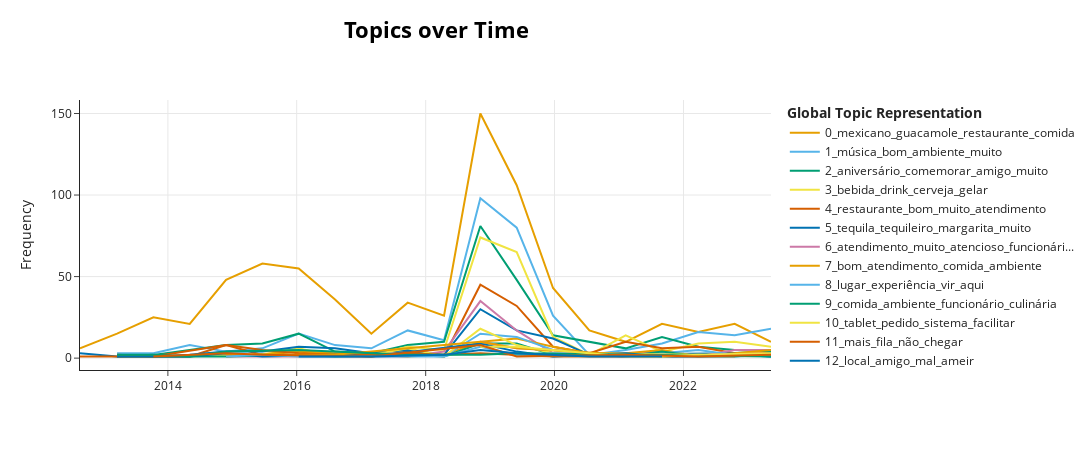

Source (notebook cell):
### Code cell
topic_model.visualize_topics_over_time(topics_over_time, top_n_topics=20)

### Figure 1 — Plotly figure (JSON) as saved in the notebook; plotly's stock layout.template omitted (floating-point values rounded to 4 significant figures)
{"data": [{"hoverinfo": "text", "hovertext": ["<b>Topic 0</b><br>Words: mexicano, restaurante, tocar, não, pecer", "<b>Topic 0</b><br>Words: mexicano, mais, restaurante, guacamole, já", "<b>Topic 0</b><br>Words: mexicano, restaurante, mais, guacamole, mariachi", "<b>Topic 0</b><br>Words: mexicano, comida, mais, guacamole, excelente", "<b>Topic 0</b><br>Words: mexicano, mais, restaurante, guacamole, comida", "<b>Topic 0</b><br>Words: mexicano, mais, guacamole, comida, restaurante", "<b>Topic 0</b><br>Words: mexicano, restaurante, mais, comida, bom", "<b>Topic 0</b><br>Words: mexicano, guacamole, restaurante, mais, comida", "<b>Topic 0</b><br>Words: mexicano, restaurante, comida, por, música", "<b>Topic 0</b><br>Words: mexicano, mais, guacamole, restaurante, ter", "<b>Topic 0</b><br>Words: mexicano, guacamole, restaurante, mais, comida", "<b>Topic 0</b><br>Words: mexicano, guacamole, comida, bom, restaurante", "<b>Topic 0</b><br>Words: mexicano, guacamole, comida, restaurante, bom", "<b>Topic 0</b><br>Words: mexicano, guacamole, bom, restaurante, comida", "<b>Topic 0</b><br>Words: mexicano, restaurante, comida, guacamole, mais", "<b>Topic 0</b><br>Words: mexicano, guacamole, maria, experiência, rio", "<b>Topic 0</b><br>Words: mexicano, guacamole, restaurante, bom, mariachi", "<b>Topic 0</b><br>Words: mexicano, guacamole, experiência, bem, atendimento", "<b>Topic 0</b><br>Words: mexicano, guacamole, bom, comida, restaurante", "<b>Topic 0</b><br>Words: mexicano, sabor, bem, cozinha, maravilhoso"], "marker": {"color": "#E69F00"}, "mode": "lines", "name": "0_mexicano_guacamole_restaurante_comida", "type": "scatter", "x": ["2012-08-20T21:10:04.800000", "2013-03-18T21:36:00", "2013-10-10T19:12:00", "2014-05-04T16:48:00", "2014-11-26T14:24:00", "2015-06-20T12:00:00", "2016-01-12T09:36:00", "2016-08-05T07:12:00", "2017-02-27T04:48:00", "2017-09-21T02:24:00", "2018-04-15T00:00:00", "2018-11-06T21:36:00", "2019-05-31T19:12:00", "2019-12-23T16:48:00", "2020-07-16T14:24:00", "2021-02-07T12:00:00", "2021-09-01T09:36:00", "2022-03-26T07:12:00", "2022-10-18T04:48:00", "2023-05-12T02:24:00"], "y": [6, 15, 25, 21, 48, 58, 55, 36, 15, 34, 26, 150, 106, 43, 17, 10, 21, 16, 21, 10]}, {"hoverinfo": "text", "hovertext": ["<b>Topic 1</b><br>Words: alcançar, música, publico, jovem, país", "<b>Topic 1</b><br>Words: musica, mesa, tequileiro, conseguir, hombr", "<b>Topic 1</b><br>Words: música, bom, vivo, muito, amigo", "<b>Topic 1</b><br>Words: música, restaurabte, performance, estiver, mariacho", "<b>Topic 1</b><br>Words: música, músico, local, animar, segundo", "<b>Topic 1</b><br>Words: música, musica, animar, cantor, muito", "<b>Topic 1</b><br>Words: música, trazir, músico, maravilhoso, bem", "<b>Topic 1</b><br>Words: música, bom, animar, despacito, atribuição", "<b>Topic 1</b><br>Words: música, ambiente, bom, animar, mesa", "<b>Topic 1</b><br>Words: música, ambiente, vasto, nota, musica", "<b>Topic 1</b><br>Words: música, bom, musica, ambiente, muito", "<b>Topic 1</b><br>Words: música, bom, ambiente, atendimento, agradável", "<b>Topic 1</b><br>Words: música, bom, vivo, muito, músico", "<b>Topic 1</b><br>Words: admirado, destrair, rotina, rsrs, música", "<b>Topic 1</b><br>Words: ambientemo, educadaaaaa, música, ameir, rolar", "<b>Topic 1</b><br>Words: música, conhecer, atendimento, bem, comida", "<b>Topic 1</b><br>Words: música, comer, muito, atencioso, bom", "<b>Topic 1</b><br>Words: música, atendimento, musica, vivo, bom", "<b>Topic 1</b><br>Words: música, ambiente, maravilhoso, muito, bom"], "marker": {"color": "#56B4E9"}, "mode": "lines", "name": "1_música_bom_ambiente_muito", "type": "scatter", "x": ["2013-03-18T21:36:00", "2013-10-10T19:12:00", "2014-05-04T16:48:00", "2014-11-26T14:24:00", "2015-06-20T12:00:00", "2016-01-12T09:36:00", "2016-08-05T07:12:00", "2017-02-27T04:48:00", "2017-09-21T02:24:00", "2018-04-15T00:00:00", "2018-11-06T21:36:00", "2019-05-31T19:12:00", "2019-12-23T16:48:00", "2020-07-16T14:24:00", "2021-02-07T12:00:00", "2021-09-01T09:36:00", "2022-03-26T07:12:00", "2022-10-18T04:48:00", "2023-05-12T02:24:00"], "y": [3, 3, 8, 4, 6, 15, 8, 6, 17, 11, 98, 80, 26, 2, 5, 9, 16, 14, 18]}, {"hoverinfo": "text", "hovertext": ["<b>Topic 2</b><br>Words: tequilero, acompanhar, cardapio, aniversario, variado", "<b>Topic 2</b><br>Words: aniversário, comemorar, finalização, março, mariacho", "<b>Topic 2</b><br>Words: aniversário, comemorar, aniversariante, chegar, reserva", "<b>Topic 2</b><br>Words: aniversário, comemorar, muito, pimenta, super", "<b>Topic 2</b><br>Words: aniversário, comemorar, mais, data, amigo", "<b>Topic 2</b><br>Words: aniversário, comemorar, lá, muito, amigo", "<b>Topic 2</b><br>Words: comemorar, aniversário, comemoração, reaponder, brindar", "<b>Topic 2</b><br>Words: aniversário, comemorar, amiga, conta, porém", "<b>Topic 2</b><br>Words: aniversário, comemorar, amigo, ontem, criança", "<b>Topic 2</b><br>Words: aniversário, comemorar, comemoração, aniversario, fazer", "<b>Topic 2</b><br>Words: aniversário, comemorar, amigo, muito, bom", "<b>Topic 2</b><br>Words: aniversário, comemorar, amigo, bom, lugar", "<b>Topic 2</b><br>Words: aniversário, comemorar, amiga, amigo, niver", "<b>Topic 2</b><br>Words: aniversário, comemorar, amniente, chave, irmã", "<b>Topic 2</b><br>Words: aniversário, comemorar, happy, lugar, amo", "<b>Topic 2</b><br>Words: aniversário, casamento, passar, comemorar, aqui", "<b>Topic 2</b><br>Words: aniversário, comemorar, rodrigo, lugar, gostamo", "<b>Topic 2</b><br>Words: aniversário, curtir, comemorar, conosco, recordação"], "marker": {"color": "#009E73"}, "mode": "lines", "name": "2_aniversário_comemorar_amigo_muito", "type": "scatter", "x": ["2013-03-18T21:36:00", "2013-10-10T19:12:00", "2014-05-04T16:48:00", "2014-11-26T14:24:00", "2015-06-20T12:00:00", "2016-01-12T09:36:00", "2016-08-05T07:12:00", "2017-02-27T04:48:00", "2017-09-21T02:24:00", "2018-04-15T00:00:00", "2018-11-06T21:36:00", "2019-05-31T19:12:00", "2019-12-23T16:48:00", "2021-02-07T12:00:00", "2021-09-01T09:36:00", "2022-03-26T07:12:00", "2022-10-18T04:48:00", "2023-05-12T02:24:00"], "y": [1, 2, 5, 8, 9, 15, 4, 3, 8, 10, 81, 48, 14, 6, 13, 7, 5, 4]}, {"hoverinfo": "text", "hovertext": ["<b>Topic 3</b><br>Words: personalisar, decorado, apresentação, muito, noite", "<b>Topic 3</b><br>Words: jovem, baixo, carta, petisco, gente", "<b>Topic 3</b><br>Words: entillar, chalupar, acompanhamento, cobr, ja", "<b>Topic 3</b><br>Words: ponto, bebida, comercial, crítico, cadeirante", "<b>Topic 3</b><br>Words: drink, bebida, bem, sorrir, finalizar", "<b>Topic 3</b><br>Words: morrer, pespecial, maritaca, saudade, genro", "<b>Topic 3</b><br>Words: porta, hour, happy, apesar, garantir", "<b>Topic 3</b><br>Words: bebida, cerveja, drink, gelar, ambiente", "<b>Topic 3</b><br>Words: bebida, afastar, junina, observar, arejar", "<b>Topic 3</b><br>Words: bebida, drink, gelar, cerveja, comer", "<b>Topic 3</b><br>Words: bebida, gelar, cerveja, atendimento, drink", "<b>Topic 3</b><br>Words: bebida, comer, noite, bem, muito", "<b>Topic 3</b><br>Words: drink, futebol, recomento, atmosfera, hour", "<b>Topic 3</b><br>Words: cerveja, drink, bebida, muito, atendimento", "<b>Topic 3</b><br>Words: drink, estivermos, taoer, apaixonante, um", "<b>Topic 3</b><br>Words: bebida, drink, top, bom, atendimento", "<b>Topic 3</b><br>Words: bebida, drink, atendente, noite, bom", "<b>Topic 3</b><br>Words: bebida, dedicação, drink, otimo, atender"], "marker": {"color": "#F0E442"}, "mode": "lines", "name": "3_bebida_drink_cerveja_gelar", "type": "scatter", "x": ["2013-10-10T19:12:00", "2014-05-04T16:48:00", "2014-11-26T14:24:00", "2015-06-20T12:00:00", "2016-01-12T09:36:00", "2016-08-05T07:12:00", "2017-02-27T04:48:00", "2017-09-21T02:24:00", "2018-04-15T00:00:00", "2018-11-06T21:36:00", "2019-05-31T19:12:00", "2019-12-23T16:48:00", "2020-07-16T14:24:00", "2021-02-07T12:00:00", "2021-09-01T09:36:00", "2022-03-26T07:12:00", "2022-10-18T04:48:00", "2023-05-12T02:24:00"], "y": [1, 1, 2, 2, 6, 1, 2, 7, 5, 74, 65, 13, 2, 14, 4, 9, 10, 7]}, {"hoverinfo": "text", "hovertext": ["<b>Topic 4</b><br>Words: restaurante, chão, barata, ida, fria", "<b>Topic 4</b><br>Words: conferir, valer, bacano, também, restaurante", "<b>Topic 4</b><br>Words: compensa, acima, expectativa, quanto, casal", "<b>Topic 4</b><br>Words: restaurante, filial, querer, mais, bom", "<b>Topic 4</b><br>Words: restaurante, reino, exagerado, seca, restante", "<b>Topic 4</b><br>Words: restaurante, levar, primeiro, debochar, conhecimento", "<b>Topic 4</b><br>Words: envolver, restaurante, receber, quanto, entretenimento", "<b>Topic 4</b><br>Words: errar, unidade, animado, jardim, botânico", "<b>Topic 4</b><br>Words: restaurante, ficar, parado, localidade, assustar", "<b>Topic 4</b><br>Words: disponibilizar, foto, localizar, bonito, ameir", "<b>Topic 4</b><br>Words: restaurante, bom, recomendar, muito, excelente", "<b>Topic 4</b><br>Words: restaurante, atendimento, bom, muito, comida", "<b>Topic 4</b><br>Words: restaurante, andrér, tequuleiro, costumo, exerceste", "<b>Topic 4</b><br>Words: restaurante, oleosa, obcar, quesadillas, date", "<b>Topic 4</b><br>Words: restaurante, muito, maria, espetacular, educar", "<b>Topic 4</b><br>Words: restaurante, além, experiência, muito, surpreendir", "<b>Topic 4</b><br>Words: restaurante, sempre, atendimento, importar, saborosíssimo", "<b>Topic 4</b><br>Words: kayhan, organizadooo, joinville, comidaaaaa, restaurante", "<b>Topic 4</b><br>Words: gostsa, divulgar, restaurante, futuro, vibe"], "marker": {"color": "#D55E00"}, "mode": "lines", "name": "4_restaurante_bom_muito_atendimento", "type": "scatter", "x": ["2013-03-18T21:36:00", "2013-10-10T19:12:00", "2014-05-04T16:48:00", "2014-11-26T14:24:00", "2015-06-20T12:00:00", "2016-01-12T09:36:00", "2016-08-05T07:12:00", "2017-02-27T04:48:00", "2017-09-21T02:24:00", "2018-04-15T00:00:00", "2018-11-06T21:36:00", "2019-05-31T19:12:00", "2019-12-23T16:48:00", "2020-07-16T14:24:00", "2021-02-07T12:00:00", "2021-09-01T09:36:00", "2022-03-26T07:12:00", "2022-10-18T04:48:00", "2023-05-12T02:24:00"], "y": [2, 1, 1, 8, 2, 4, 2, 1, 4, 1, 45, 32, 7, 3, 10, 6, 7, 3, 3]}, {"hoverinfo": "text", "hovertext": ["<b>Topic 5</b><br>Words: tequila, tequileiro, noite, reforçar, duro", "<b>Topic 5</b><br>Words: pês, shots, tequila, quanto, contar", "<b>Topic 5</b><br>Words: perceber, feito, cuidado, quando, alegre", "<b>Topic 5</b><br>Words: tequila, retirada, intransigente, autorizar, omissar", "<b>Topic 5</b><br>Words: tequila, margarita, cantanr, carde, visitarer", "<b>Topic 5</b><br>Words: tequila, real, oferecer, macarreno, base", "<b>Topic 5</b><br>Words: tequila, tequileiro, mariachi, bem, preparar", "<b>Topic 5</b><br>Words: tequila, tequileiro, super, divertido, margarita", "<b>Topic 5</b><br>Words: tequila, tontiante, tranquilidade, louco, papo", "<b>Topic 5</b><br>Words: tequila, oferecer, mal, média, tequileiro", "<b>Topic 5</b><br>Words: ider, tequileiro, original, engraçado, gastronomia", "<b>Topic 5</b><br>Words: tequila, tequileiro, margarita, muito, divertido", "<b>Topic 5</b><br>Words: tequila, tequileiro, ri, margarita, muito", "<b>Topic 5</b><br>Words: tequila, brabo, trapo, tequileiro, dar", "<b>Topic 5</b><br>Words: pesar, chapo, camarones, queadilla, manga", "<b>Topic 5</b><br>Words: floripa, tequila, lúcia, melgir, cavalheiro", "<b>Topic 5</b><br>Words: madruga, superb, sr, esplêndido, sensacional"], "marker": {"color": "#0072B2"}, "mode": "lines", "name": "5_tequila_tequileiro_margarita_muito", "type": "scatter", "x": ["2012-08-20T21:10:04.800000", "2013-03-18T21:36:00", "2013-10-10T19:12:00", "2014-05-04T16:48:00", "2014-11-26T14:24:00", "2015-06-20T12:00:00", "2016-01-12T09:36:00", "2016-08-05T07:12:00", "2017-02-27T04:48:00", "2017-09-21T02:24:00", "2018-04-15T00:00:00", "2018-11-06T21:36:00", "2019-05-31T19:12:00", "2019-12-23T16:48:00", "2020-07-16T14:24:00", "2022-10-18T04:48:00", "2023-05-12T02:24:00"], "y": [3, 1, 1, 2, 4, 4, 7, 6, 3, 5, 2, 30, 17, 12, 2, 3, 1]}, {"hoverinfo": "text", "hovertext": ["<b>Topic 6</b><br>Words: juntar, execelente, decorar, perfeito, preço", "<b>Topic 6</b><br>Words: sumida, perdir, melhorar, precisar, meio", "<b>Topic 6</b><br>Words: enter, regular, avaliação, prometer, cordial", "<b>Topic 6</b><br>Words: acomir, voltarei, certeza, adorar, vez", "<b>Topic 6</b><br>Words: parei, poa, espaçoso, convidar, diversidade", "<b>Topic 6</b><br>Words: atendimento, muito, atencioso, excelente, maravilhoso", "<b>Topic 6</b><br>Words: atencioso, funcionário, atendimento, muito, super", "<b>Topic 6</b><br>Words: animadas, apeno, arrepender, legal, bola", "<b>Topic 6</b><br>Words: ever, restaurente, los, voltarar, prestativo", "<b>Topic 6</b><br>Words: adequar, valer, atendimento, proposta, imperdível", "<b>Topic 6</b><br>Words: organizar, pessoal, educar, bonito, rápido", "<b>Topic 6</b><br>Words: legal, serio, uau, poxar, diego", "<b>Topic 6</b><br>Words: matheu, voltaremos, opções, com, atender"], "marker": {"color": "#CC79A7"}, "mode": "lines", "name": "6_atendimento_muito_atencioso_funcionári...", "type": "scatter", "x": ["2014-11-26T14:24:00", "2016-08-05T07:12:00", "2017-02-27T04:48:00", "2017-09-21T02:24:00", "2018-04-15T00:00:00", "2018-11-06T21:36:00", "2019-05-31T19:12:00", "2019-12-23T16:48:00", "2021-02-07T12:00:00", "2021-09-01T09:36:00", "2022-03-26T07:12:00", "2022-10-18T04:48:00", "2023-05-12T02:24:00"], "y": [1, 1, 1, 1, 4, 35, 17, 3, 2, 4, 1, 5, 5]}, {"hoverinfo": "text", "hovertext": ["<b>Topic 7</b><br>Words: sugiro, horário, razoável, variedade, demorar", "<b>Topic 7</b><br>Words: bom, achar, naoer, animo, 30", "<b>Topic 7</b><br>Words: cima, erar, falho, sofrível, atendimento", "<b>Topic 7</b><br>Words: tratamento, absolutamente, confortável, reclamar, estabelecimento", "<b>Topic 7</b><br>Words: mto, porção, farta, maioria, conhecer", "<b>Topic 7</b><br>Words: bom, atendimento, muito, ambiente, comer", "<b>Topic 7</b><br>Words: bom, atendimento, ambiente, comer, muito", "<b>Topic 7</b><br>Words: recomendo, agradável, atendimento, bom, propício", "<b>Topic 7</b><br>Words: adepto, regra, seguro, novo, convivio", "<b>Topic 7</b><br>Words: alisom, ameir, volto, quente, bom", "<b>Topic 7</b><br>Words: atendente, instalação, leo, atendimento, ever", "<b>Topic 7</b><br>Words: picles, levemente, picante, experimentar, comer", "<b>Topic 7</b><br>Words: excelente, impecável, colaboradora, atendimento, gerência"], "marker": {"color": "#E69F00"}, "mode": "lines", "name": "7_bom_atendimento_comida_ambiente", "type": "scatter", "x": ["2014-11-26T14:24:00", "2016-01-12T09:36:00", "2016-08-05T07:12:00", "2017-09-21T02:24:00", "2018-04-15T00:00:00", "2018-11-06T21:36:00", "2019-05-31T19:12:00", "2019-12-23T16:48:00", "2020-07-16T14:24:00", "2021-02-07T12:00:00", "2021-09-01T09:36:00", "2022-03-26T07:12:00", "2023-05-12T02:24:00"], "y": [1, 4, 3, 1, 2, 10, 12, 7, 3, 3, 5, 1, 5]}, {"hoverinfo": "text", "hovertext": ["<b>Topic 8</b><br>Words: unimed, adorei, top, amiga, demais", "<b>Topic 8</b><br>Words: lugar, experiência, incrível, mto, aqui", "<b>Topic 8</b><br>Words: lugar, vir, incrível, muito, experiência", "<b>Topic 8</b><br>Words: experiência, vir, lugar, aqui, fun", "<b>Topic 8</b><br>Words: resenhar, beleza, novamente, possível, breve", "<b>Topic 8</b><br>Words: amizade, peço, imaginar, madrinha, solteira", "<b>Topic 8</b><br>Words: muitooooooo, legal, tir, ânimo, zona", "<b>Topic 8</b><br>Words: socializar, alegria, som, atração, parte"], "marker": {"color": "#56B4E9"}, "mode": "lines", "name": "8_lugar_experiência_vir_aqui", "type": "scatter", "x": ["2018-04-15T00:00:00", "2018-11-06T21:36:00", "2019-05-31T19:12:00", "2019-12-23T16:48:00", "2021-02-07T12:00:00", "2022-03-26T07:12:00", "2022-10-18T04:48:00", "2023-05-12T02:24:00"], "y": [1, 15, 13, 5, 1, 5, 2, 1]}, {"hoverinfo": "text", "hovertext": ["<b>Topic 9</b><br>Words: rolar, ida, duvida, turma, colorir", "<b>Topic 9</b><br>Words: oscilação, famoso, massa, razoável, variar", "<b>Topic 9</b><br>Words: sandro, fazer, energia, destaque, especial", "<b>Topic 9</b><br>Words: diferenciar, pouco, animar, alto, só", "<b>Topic 9</b><br>Words: cobrar, final, caro, conta, artístico", "<b>Topic 9</b><br>Words: ornamentar, descontraido, salgado, profissional, reclamar", "<b>Topic 9</b><br>Words: saída, limpo, caro, prestativo, entrada", "<b>Topic 9</b><br>Words: contagiante, alegria, comida, ambiente, culinária", "<b>Topic 9</b><br>Words: comida, ambiente, sempre, demorar, serie", "<b>Topic 9</b><br>Words: boníssimo, avaliar, companhia, divertidíssimo, mundo", "<b>Topic 9</b><br>Words: ameeeir, jus, combinar, colorir, temática", "<b>Topic 9</b><br>Words: carismático, fora, parabéns, funcionário, agradável", "<b>Topic 9</b><br>Words: entregar, comida, artístico, experienciar, quão", "<b>Topic 9</b><br>Words: quesito, feliz, rápido, chegar, atencioso", "<b>Topic 9</b><br>Words: eficaz, rapir, solícito, decorado, educar", "<b>Topic 9</b><br>Words: ademal, mt, confortável, super, mundo"], "marker": {"color": "#009E73"}, "mode": "lines", "name": "9_comida_ambiente_funcionário_culinária", "type": "scatter", "x": ["2013-03-18T21:36:00", "2013-10-10T19:12:00", "2014-11-26T14:24:00", "2016-01-12T09:36:00", "2016-08-05T07:12:00", "2017-09-21T02:24:00", "2018-04-15T00:00:00", "2018-11-06T21:36:00", "2019-05-31T19:12:00", "2019-12-23T16:48:00", "2020-07-16T14:24:00", "2021-02-07T12:00:00", "2021-09-01T09:36:00", "2022-03-26T07:12:00", "2022-10-18T04:48:00", "2023-05-12T02:24:00"], "y": [1, 1, 1, 2, 1, 2, 1, 9, 9, 2, 2, 1, 4, 1, 1, 3]}, {"hoverinfo": "text", "hovertext": ["<b>Topic 10</b><br>Words: pedido, tablet, lançar, dosar, esclarecer", "<b>Topic 10</b><br>Words: tablet, pedido, através, sistema, conseguir", "<b>Topic 10</b><br>Words: servićo, tablet, sistema, diferenciar, decoração", "<b>Topic 10</b><br>Words: tablet, pedido, sistema, fazer, digital", "<b>Topic 10</b><br>Words: tablet, pedido, solicitação, através, sistema", "<b>Topic 10</b><br>Words: tablet, pedido, facilitar, imediato, terminar", "<b>Topic 10</b><br>Words: tablet, lindoooo, imagem, descrição, pedido", "<b>Topic 10</b><br>Words: fartar, digital, eficiente, rápido, experiência"], "marker": {"color": "#F0E442"}, "mode": "lines", "name": "10_tablet_pedido_sistema_facilitar", "type": "scatter", "x": ["2017-02-27T04:48:00", "2017-09-21T02:24:00", "2018-04-15T00:00:00", "2018-11-06T21:36:00", "2019-05-31T19:12:00", "2019-12-23T16:48:00", "2022-03-26T07:12:00", "2022-10-18T04:48:00"], "y": [2, 6, 1, 18, 8, 3, 2, 1]}, {"hoverinfo": "text", "hovertext": ["<b>Topic 11</b><br>Words: entrar, escolhido, despreparar, previsão, avisar", "<b>Topic 11</b><br>Words: política, moral, recusa, refleter, reparação", "<b>Topic 11</b><br>Words: objetivo, perder, espera, hora, fila", "<b>Topic 11</b><br>Words: cream, sour, péssimo, mais, garçom", "<b>Topic 11</b><br>Words: cancelar, não, depois, fria, mal", "<b>Topic 11</b><br>Words: fila, segurança, começar, entrar, sábado", "<b>Topic 11</b><br>Words: péssimo, tivemo, atender, sequer, chegar", "<b>Topic 11</b><br>Words: minuto, esfriar, comunicado, demorer, depósito", "<b>Topic 11</b><br>Words: minuto, fila, esperar, mais, taco", "<b>Topic 11</b><br>Words: servir, perda, reposar, adiantar, conseguíar", "<b>Topic 11</b><br>Words: seríar, chamá, ampliar, verbalmente, alocar", "<b>Topic 11</b><br>Words: confusão, enganar, salvar, tiver, aguardar", "<b>Topic 11</b><br>Words: funcionária, retificar, caixa, erro, horário", "<b>Topic 11</b><br>Words: servir, determinado, tiver, demos, avisar"], "marker": {"color": "#D55E00"}, "mode": "lines", "name": "11_mais_fila_não_chegar", "type": "scatter", "x": ["2012-08-20T21:10:04.800000", "2013-03-18T21:36:00", "2013-10-10T19:12:00", "2014-11-26T14:24:00", "2015-06-20T12:00:00", "2016-01-12T09:36:00", "2016-08-05T07:12:00", "2017-02-27T04:48:00", "2017-09-21T02:24:00", "2018-04-15T00:00:00", "2018-11-06T21:36:00", "2019-12-23T16:48:00", "2021-02-07T12:00:00", "2022-10-18T04:48:00"], "y": [1, 1, 1, 8, 5, 3, 2, 2, 3, 2, 3, 1, 1, 1]}, {"hoverinfo": "text", "hovertext": ["<b>Topic 12</b><br>Words: graça, rodar, filial, meso, delícia", "<b>Topic 12</b><br>Words: tudoooo, avaliar, preferido, esquecer, marido", "<b>Topic 12</b><br>Words: maio, mes, trabalho, conversar, comido", "<b>Topic 12</b><br>Words: lotado, hrs, numero, desencontro, cliente", "<b>Topic 12</b><br>Words: resumar, checkin, lentidão, chameir, tentativa", "<b>Topic 12</b><br>Words: péssimo, mariatés, levantar, balcão, preciso", "<b>Topic 12</b><br>Words: hahahaha, alexandro, esplêndir, cris, arnaldo", "<b>Topic 12</b><br>Words: lover, vitor, show, casa, local", "<b>Topic 12</b><br>Words: supimpa, bagulho, aq, mexmo, mechico", "<b>Topic 12</b><br>Words: saudação, limpar, requintar, ambientar, torno", "<b>Topic 12</b><br>Words: ilumivao, cr, pica, lugarzinho, eh", "<b>Topic 12</b><br>Words: surreal, grupo, junto, cantor, parabéns", "<b>Topic 12</b><br>Words: saber, crl, gringa, receba, tropar", "<b>Topic 12</b><br>Words: matheu, andar, local, atendir, notar", "<b>Topic 12</b><br>Words: ameir, local, amigo, mal, atendimento"], "marker": {"color": "#0072B2"}, "mode": "lines", "name": "12_local_amigo_mal_ameir", "type": "scatter", "x": ["2013-03-18T21:36:00", "2013-10-10T19:12:00", "2014-05-04T16:48:00", "2014-11-26T14:24:00", "2015-06-20T12:00:00", "2016-08-05T07:12:00", "2017-02-27T04:48:00", "2018-11-06T21:36:00", "2019-05-31T19:12:00", "2019-12-23T16:48:00", "2021-02-07T12:00:00", "2021-09-01T09:36:00", "2022-03-26T07:12:00", "2022-10-18T04:48:00", "2023-05-12T02:24:00"], "y": [1, 1, 1, 3, 1, 2, 1, 9, 4, 1, 3, 1, 1, 2, 1]}, {"hoverinfo": "text", "hovertext": ["<b>Topic 13</b><br>Words: amigo, família, lugar, familia, familiar", "<b>Topic 13</b><br>Words: amigo, família, ir, familiar, lugar", "<b>Topic 13</b><br>Words: amigo, família, gostar, esqueçar, muito", "<b>Topic 13</b><br>Words: determinar, duplo, inclusive, horário, dose", "<b>Topic 13</b><br>Words: breno, ir, amigo, familia, limpo"], "marker": {"color": "#CC79A7"}, "mode": "lines", "name": "13_amigo_família_lugar_ir", "type": "scatter", "x": ["2018-11-06T21:36:00", "2019-05-31T19:12:00", "2019-12-23T16:48:00", "2021-02-07T12:00:00", "2023-05-12T02:24:00"], "y": [10, 6, 5, 1, 2]}, {"hoverinfo": "text", "hovertext": ["<b>Topic 14</b><br>Words: rapidinho, reunir, divertido, bom, realmente", "<b>Topic 14</b><br>Words: ir, diferencial, divertido, amigo, familiar", "<b>Topic 14</b><br>Words: reunir, divertido, amigo, comer, local", "<b>Topic 14</b><br>Words: super, amigo, comer, familiar, divertido", "<b>Topic 14</b><br>Words: compartilharmos, gostamo, momento, saber, agradável", "<b>Topic 14</b><br>Words: lindo, espaço, adorar, também, experiência"], "marker": {"color": "#E69F00"}, "mode": "lines", "name": "14_divertido_reunir_amigo_comer", "type": "scatter", "x": ["2014-11-26T14:24:00", "2016-08-05T07:12:00", "2018-11-06T21:36:00", "2019-05-31T19:12:00", "2021-02-07T12:00:00", "2022-10-18T04:48:00"], "y": [2, 2, 10, 6, 2, 1]}, {"hoverinfo": "text", "hovertext": ["<b>Topic 15</b><br>Words: família, justo, gostoso, recomendar, preço", "<b>Topic 15</b><br>Words: familiar, família, namorado, jantar, boo", "<b>Topic 15</b><br>Words: venda, coletivo, ajudar, acessível, familiar", "<b>Topic 15</b><br>Words: familia, sair, recomendo, amigo, excelente", "<b>Topic 15</b><br>Words: ocasiáo, date, difícil, escolher, guaca", "<b>Topic 15</b><br>Words: excepcional, familiar, recomendo, deixar, conhecer", "<b>Topic 15</b><br>Words: família, familiar, ambiente, atendimento, merecedor", "<b>Topic 15</b><br>Words: despojar, curtar, familiar, família, totalmente", "<b>Topic 15</b><br>Words: atraçoe, necessário, alimentação, felicidade, família", "<b>Topic 15</b><br>Words: cada, jantar, amo, família, visita", "<b>Topic 15</b><br>Words: família, comemorar, recomendar, amigo, bom", "<b>Topic 15</b><br>Words: família, emerson, lucia, rotina, destaque"], "marker": {"color": "#56B4E9"}, "mode": "lines", "name": "15_família_familiar_ambiente_atendimento", "type": "scatter", "x": ["2014-11-26T14:24:00", "2015-06-20T12:00:00", "2016-01-12T09:36:00", "2016-08-05T07:12:00", "2017-02-27T04:48:00", "2018-04-15T00:00:00", "2018-11-06T21:36:00", "2019-05-31T19:12:00", "2019-12-23T16:48:00", "2022-03-26T07:12:00", "2022-10-18T04:48:00", "2023-05-12T02:24:00"], "y": [1, 2, 1, 1, 1, 1, 7, 2, 3, 1, 1, 2]}, {"hoverinfo": "text", "hovertext": ["<b>Topic 16</b><br>Words: real, animacao, mariachi, caracterizado, costumar", "<b>Topic 16</b><br>Words: gostosíssimo, afinação, encaixar, impacto, harmônico", "<b>Topic 16</b><br>Words: obter, interminável, problema, fila, decorar", "<b>Topic 16</b><br>Words: solteira, despedida, circular, restaurante, mais", "<b>Topic 16</b><br>Words: restaurante, mariachi, surpreender, bem, possuir", "<b>Topic 16</b><br>Words: caríssimo, método, corona, sao, normal", "<b>Topic 16</b><br>Words: diferencial, espetacularmente, taverna, aparecer, transportar", "<b>Topic 16</b><br>Words: quesadilla, fechamos, congresso, ortodontia, jalapeño", "<b>Topic 16</b><br>Words: cool, uva, suco, vazio, estar"], "marker": {"color": "#009E73"}, "mode": "lines", "name": "16_restaurante_mariachi_mais_animar", "type": "scatter", "x": ["2013-03-18T21:36:00", "2013-10-10T19:12:00", "2014-05-04T16:48:00", "2014-11-26T14:24:00", "2016-01-12T09:36:00", "2017-09-21T02:24:00", "2018-11-06T21:36:00", "2019-05-31T19:12:00", "2023-05-12T02:24:00"], "y": [2, 2, 1, 4, 5, 2, 2, 3, 1]}, {"hoverinfo": "text", "hovertext": ["<b>Topic 17</b><br>Words: voltarei, certeza, voltaremos, sempre, amanda", "<b>Topic 17</b><br>Words: voltarei, voltar, novo, certeza, vir", "<b>Topic 17</b><br>Words: sobremês, receber, voltarei, certeza, familiar", "<b>Topic 17</b><br>Words: segunda, delícia, comido, rodízio, ainda", "<b>Topic 17</b><br>Words: voltarei, brasília, certeza, becker, atendir", "<b>Topic 17</b><br>Words: certeza, voltarei, matar, victor, saudade"], "marker": {"color": "#F0E442"}, "mode": "lines", "name": "17_voltarei_certeza_voltar_voltaremos", "type": "scatter", "x": ["2018-11-06T21:36:00", "2019-05-31T19:12:00", "2021-02-07T12:00:00", "2021-09-01T09:36:00", "2022-03-26T07:12:00", "2023-05-12T02:24:00"], "y": [7, 7, 1, 1, 2, 3]}, {"hoverinfo": "text", "hovertext": ["<b>Topic 18</b><br>Words: decoraçãor, chegueir, mariachi, então, precisar", "<b>Topic 18</b><br>Words: mariachi, peña, saborear, realocar, tranquilamente", "<b>Topic 18</b><br>Words: 20h30, mariachi, adoro, partir, mariacchi", "<b>Topic 18</b><br>Words: menção, especial, merecer, domingo, mariachi", "<b>Topic 18</b><br>Words: mariachi, qualidade, visitarei, arrebentar, dancarino", "<b>Topic 18</b><br>Words: perfeitoooooo, animadosss, luca, amo, mariachi", "<b>Topic 18</b><br>Words: lindo, mariachi, apetitoso, adorar, prato", "<b>Topic 18</b><br>Words: bolo, adoreeeei, cereja, mariachi, lir", "<b>Topic 18</b><br>Words: mariachi, corte, sonzeiro, perfeitooos, los"], "marker": {"color": "#D55E00"}, "mode": "lines", "name": "18_mariachi_lindo_lugar_muito", "type": "scatter", "x": ["2013-10-10T19:12:00", "2014-11-26T14:24:00", "2015-06-20T12:00:00", "2017-02-27T04:48:00", "2018-11-06T21:36:00", "2019-05-31T19:12:00", "2021-02-07T12:00:00", "2022-03-26T07:12:00", "2023-05-12T02:24:00"], "y": [1, 3, 2, 1, 8, 1, 2, 1, 2]}, {"hoverinfo": "text", "hovertext": ["<b>Topic 19</b><br>Words: generoso, comemoração, ideal, boa, família", "<b>Topic 19</b><br>Words: feiro, finais, semana, festejar, terça", "<b>Topic 19</b><br>Words: comemoração, camborir, feriado, aconchegante, lugar", "<b>Topic 19</b><br>Words: comemoração, lugar, amigo, meua, gostosa", "<b>Topic 19</b><br>Words: comemoração, amigo, ideal, boa, divertido", "<b>Topic 19</b><br>Words: par, repleto, romântico, confortável, até", "<b>Topic 19</b><br>Words: curtir, justo, comemorar, amigo, preço", "<b>Topic 19</b><br>Words: comemoração, aconchegante, clima, perfeito, incrível"], "marker": {"color": "#0072B2"}, "mode": "lines", "name": "19_comemoração_lugar_amigo_boa", "type": "scatter", "x": ["2016-01-12T09:36:00", "2017-02-27T04:48:00", "2018-04-15T00:00:00", "2018-11-06T21:36:00", "2019-05-31T19:12:00", "2020-07-16T14:24:00", "2021-02-07T12:00:00", "2021-09-01T09:36:00"], "y": [1, 1, 2, 5, 3, 1, 1, 1]}], "layout": {"height": 450, "hoverlabel": {"bgcolor": "white", "font": {"family": "Rockwell", "size": 16}}, "legend": {"title": {"text": "<b>Global Topic Representation"}}, "title": {"font": {"color": "Black", "size": 22}, "text": "<b>Topics over Time</b>", "x": 0.4, "xanchor": "center", "y": 0.95, "yanchor": "top"}, "width": 1250, "xaxis": {"showgrid": true}, "yaxis": {"showgrid": true, "title": {"text": "Frequency"}}}}
